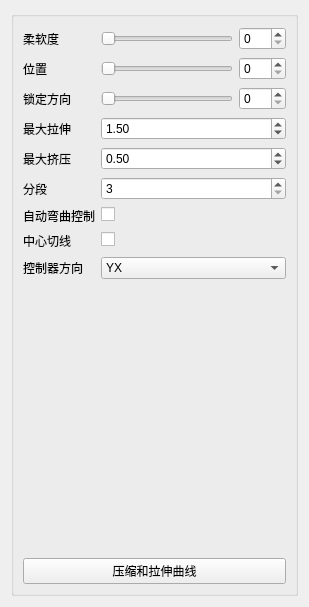
<?xml version="1.0" encoding="UTF-8"?>
<ui version="4.0">
 <class>Form</class>
 <widget class="QWidget" name="Form">
  <property name="geometry">
   <rect>
    <x>0</x>
    <y>0</y>
    <width>309</width>
    <height>607</height>
   </rect>
  </property>
  <property name="windowTitle">
   <string>表单</string>
  </property>
  <layout class="QGridLayout" name="gridLayout">
   <item row="0" column="0">
    <widget class="QGroupBox" name="groupBox">
     <property name="title">
      <string/>
     </property>
     <layout class="QGridLayout" name="gridLayout_2">
      <item row="0" column="0">
       <layout class="QVBoxLayout" name="verticalLayout">
        <item>
         <layout class="QFormLayout" name="formLayout">
          <item row="0" column="0">
           <widget class="QLabel" name="softness_label">
            <property name="text">
             <string>柔软度</string>
            </property>
           </widget>
          </item>
          <item row="0" column="1">
           <layout class="QHBoxLayout" name="horizontalLayout_3">
            <item>
             <widget class="QSlider" name="softness_slider">
              <property name="minimumSize">
               <size>
                <width>0</width>
                <height>15</height>
               </size>
              </property>
              <property name="maximum">
               <number>100</number>
              </property>
              <property name="orientation">
               <enum>Qt::Horizontal</enum>
              </property>
             </widget>
            </item>
            <item>
             <widget class="QSpinBox" name="softness_spinBox">
              <property name="maximum">
               <number>100</number>
              </property>
             </widget>
            </item>
           </layout>
          </item>
          <item row="1" column="0">
           <widget class="QLabel" name="softness_label_2">
            <property name="text">
             <string>位置</string>
            </property>
           </widget>
          </item>
          <item row="1" column="1">
           <layout class="QHBoxLayout" name="horizontalLayout_4">
            <item>
             <widget class="QSlider" name="position_slider">
              <property name="minimumSize">
               <size>
                <width>0</width>
                <height>15</height>
               </size>
              </property>
              <property name="maximum">
               <number>100</number>
              </property>
              <property name="orientation">
               <enum>Qt::Horizontal</enum>
              </property>
             </widget>
            </item>
            <item>
             <widget class="QSpinBox" name="position_spinBox">
              <property name="maximum">
               <number>100</number>
              </property>
             </widget>
            </item>
           </layout>
          </item>
          <item row="2" column="0">
           <widget class="QLabel" name="softness_label_3">
            <property name="text">
             <string>锁定方向</string>
            </property>
           </widget>
          </item>
          <item row="2" column="1">
           <layout class="QHBoxLayout" name="horizontalLayout_5">
            <item>
             <widget class="QSlider" name="lockOri_slider">
              <property name="minimumSize">
               <size>
                <width>0</width>
                <height>15</height>
               </size>
              </property>
              <property name="maximum">
               <number>100</number>
              </property>
              <property name="orientation">
               <enum>Qt::Horizontal</enum>
              </property>
             </widget>
            </item>
            <item>
             <widget class="QSpinBox" name="lockOri_spinBox">
              <property name="maximum">
               <number>100</number>
              </property>
             </widget>
            </item>
           </layout>
          </item>
          <item row="3" column="0">
           <widget class="QLabel" name="maxStretch_label">
            <property name="sizePolicy">
             <sizepolicy hsizetype="MinimumExpanding" vsizetype="MinimumExpanding">
              <horstretch>0</horstretch>
              <verstretch>0</verstretch>
             </sizepolicy>
            </property>
            <property name="text">
             <string>最大拉伸</string>
            </property>
           </widget>
          </item>
          <item row="3" column="1">
           <widget class="QDoubleSpinBox" name="maxStretch_spinBox">
            <property name="sizePolicy">
             <sizepolicy hsizetype="MinimumExpanding" vsizetype="Fixed">
              <horstretch>0</horstretch>
              <verstretch>0</verstretch>
             </sizepolicy>
            </property>
            <property name="minimum">
             <double>1.000000000000000</double>
            </property>
            <property name="singleStep">
             <double>0.100000000000000</double>
            </property>
            <property name="value">
             <double>1.500000000000000</double>
            </property>
           </widget>
          </item>
          <item row="4" column="0">
           <widget class="QLabel" name="maxSquash_label">
            <property name="sizePolicy">
             <sizepolicy hsizetype="MinimumExpanding" vsizetype="MinimumExpanding">
              <horstretch>0</horstretch>
              <verstretch>0</verstretch>
             </sizepolicy>
            </property>
            <property name="text">
             <string>最大挤压</string>
            </property>
           </widget>
          </item>
          <item row="4" column="1">
           <widget class="QDoubleSpinBox" name="maxSquash_spinBox">
            <property name="sizePolicy">
             <sizepolicy hsizetype="MinimumExpanding" vsizetype="Fixed">
              <horstretch>0</horstretch>
              <verstretch>0</verstretch>
             </sizepolicy>
            </property>
            <property name="minimum">
             <double>0.100000000000000</double>
            </property>
            <property name="maximum">
             <double>1.000000000000000</double>
            </property>
            <property name="singleStep">
             <double>0.100000000000000</double>
            </property>
            <property name="value">
             <double>0.500000000000000</double>
            </property>
           </widget>
          </item>
          <item row="5" column="0">
           <widget class="QLabel" name="divisions_label">
            <property name="text">
             <string>分段</string>
            </property>
           </widget>
          </item>
          <item row="5" column="1">
           <widget class="QSpinBox" name="division_spinBox">
            <property name="sizePolicy">
             <sizepolicy hsizetype="Expanding" vsizetype="Fixed">
              <horstretch>0</horstretch>
              <verstretch>0</verstretch>
             </sizepolicy>
            </property>
            <property name="minimum">
             <number>3</number>
            </property>
            <property name="value">
             <number>3</number>
            </property>
           </widget>
          </item>
          <item row="6" column="1">
           <widget class="QCheckBox" name="autoBend_checkBox">
            <property name="text">
             <string/>
            </property>
           </widget>
          </item>
          <item row="6" column="0">
           <widget class="QLabel" name="autoBend_label">
            <property name="text">
             <string>自动弯曲控制</string>
            </property>
           </widget>
          </item>
          <item row="7" column="1">
           <widget class="QCheckBox" name="centralTangent_checkBox">
            <property name="text">
             <string/>
            </property>
           </widget>
          </item>
          <item row="7" column="0">
           <widget class="QLabel" name="centralTangent_label">
            <property name="text">
             <string>中心切线</string>
            </property>
           </widget>
          </item>
          <item row="8" column="0">
           <widget class="QLabel" name="ctlOri_label">
            <property name="text">
             <string>控制器方向</string>
            </property>
           </widget>
          </item>
          <item row="8" column="1">
           <widget class="QComboBox" name="ctlOri_comboBox">
            <item>
             <property name="text">
              <string>YX</string>
             </property>
            </item>
            <item>
             <property name="text">
              <string>XY</string>
             </property>
            </item>
            <item>
             <property name="text">
              <string>ZX</string>
             </property>
            </item>
           </widget>
          </item>
         </layout>
        </item>
        <item>
         <spacer name="verticalSpacer">
          <property name="orientation">
           <enum>Qt::Vertical</enum>
          </property>
          <property name="sizeHint" stdset="0">
           <size>
            <width>20</width>
            <height>40</height>
           </size>
          </property>
         </spacer>
        </item>
        <item>
         <widget class="QPushButton" name="squashStretchProfile_pushButton">
          <property name="text">
           <string>压缩和拉伸曲线</string>
          </property>
         </widget>
        </item>
       </layout>
      </item>
     </layout>
    </widget>
   </item>
  </layout>
 </widget>
 <resources/>
 <connections>
  <connection>
   <sender>softness_slider</sender>
   <signal>sliderMoved(int)</signal>
   <receiver>softness_spinBox</receiver>
   <slot>setValue(int)</slot>
   <hints>
    <hint type="sourcelabel">
     <x>187</x>
     <y>30</y>
    </hint>
    <hint type="destinationlabel">
     <x>235</x>
     <y>28</y>
    </hint>
   </hints>
  </connection>
  <connection>
   <sender>softness_spinBox</sender>
   <signal>valueChanged(int)</signal>
   <receiver>softness_slider</receiver>
   <slot>setValue(int)</slot>
   <hints>
    <hint type="sourcelabel">
     <x>235</x>
     <y>20</y>
    </hint>
    <hint type="destinationlabel">
     <x>187</x>
     <y>20</y>
    </hint>
   </hints>
  </connection>
  <connection>
   <sender>position_slider</sender>
   <signal>valueChanged(int)</signal>
   <receiver>position_spinBox</receiver>
   <slot>setValue(int)</slot>
   <hints>
    <hint type="sourcelabel">
     <x>156</x>
     <y>50</y>
    </hint>
    <hint type="destinationlabel">
     <x>208</x>
     <y>50</y>
    </hint>
   </hints>
  </connection>
  <connection>
   <sender>position_spinBox</sender>
   <signal>valueChanged(int)</signal>
   <receiver>position_slider</receiver>
   <slot>setValue(int)</slot>
   <hints>
    <hint type="sourcelabel">
     <x>218</x>
     <y>56</y>
    </hint>
    <hint type="destinationlabel">
     <x>176</x>
     <y>54</y>
    </hint>
   </hints>
  </connection>
  <connection>
   <sender>lockOri_spinBox</sender>
   <signal>valueChanged(int)</signal>
   <receiver>lockOri_slider</receiver>
   <slot>setValue(int)</slot>
   <hints>
    <hint type="sourcelabel">
     <x>207</x>
     <y>79</y>
    </hint>
    <hint type="destinationlabel">
     <x>165</x>
     <y>82</y>
    </hint>
   </hints>
  </connection>
  <connection>
   <sender>lockOri_slider</sender>
   <signal>valueChanged(int)</signal>
   <receiver>lockOri_spinBox</receiver>
   <slot>setValue(int)</slot>
   <hints>
    <hint type="sourcelabel">
     <x>111</x>
     <y>76</y>
    </hint>
    <hint type="destinationlabel">
     <x>198</x>
     <y>70</y>
    </hint>
   </hints>
  </connection>
  <connection>
   <sender>softness_slider</sender>
   <signal>valueChanged(int)</signal>
   <receiver>softness_spinBox</receiver>
   <slot>setValue(int)</slot>
   <hints>
    <hint type="sourcelabel">
     <x>97</x>
     <y>23</y>
    </hint>
    <hint type="destinationlabel">
     <x>207</x>
     <y>23</y>
    </hint>
   </hints>
  </connection>
 </connections>
</ui>
